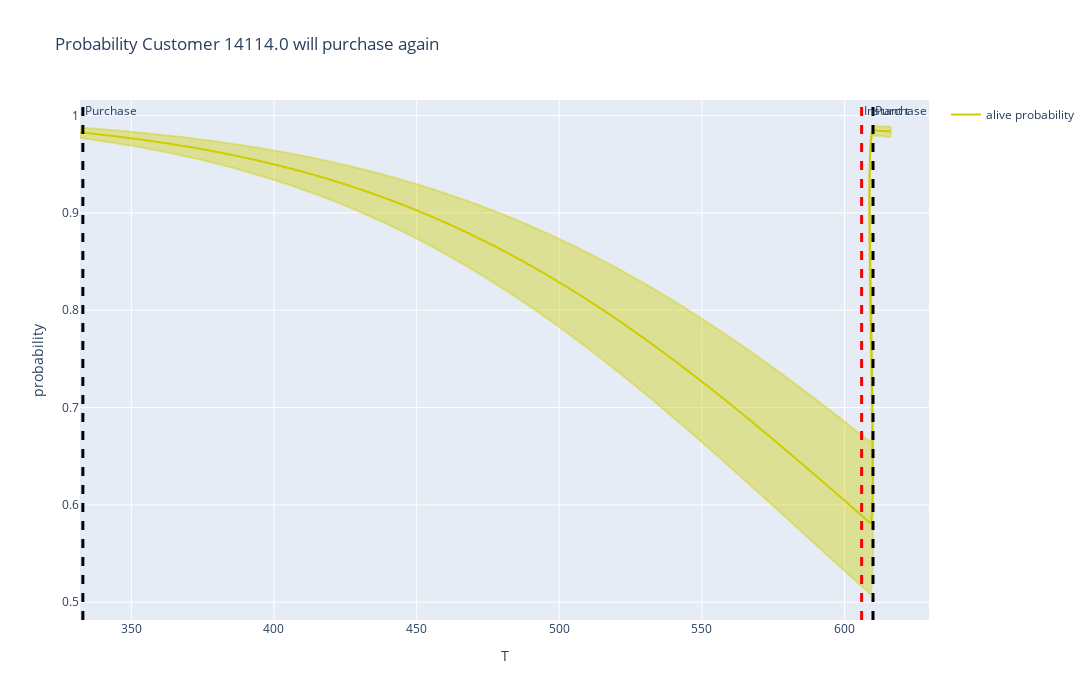

Here is the notebook cell this chart was saved with:
### Code cell
bgm.plot_probability_alive(
    customer_id,
    n_period,
    [1500, 700],
    T_future_transac
)

### Figure 1 — Plotly figure (JSON) as saved in the notebook; plotly's stock layout.template omitted (floating-point values rounded to 4 significant figures; data arrays with more than 128 entries replaced by an {"elided": "..."} marker saying what was removed)
{"data": [{"line": {"color": "rgb(205, 205, 0)", "shape": "spline"}, "name": "alive probability", "type": "scatter", "x": {"elided": "285 int values"}, "y": {"elided": "285 float values"}}, {"fill": "toself", "fillcolor": "rgba(205, 205, 0, 0.4)", "hoverinfo": "skip", "line": {"color": "rgba(205, 205, 0, 0.4)", "shape": "spline"}, "showlegend": false, "type": "scatter", "x": {"elided": "570 int values"}, "y": {"elided": "570 float values"}}], "layout": {"annotations": [{"showarrow": false, "text": "Instant t", "x": 606, "xanchor": "left", "xref": "x", "y": 1, "yanchor": "top", "yref": "y domain"}, {"showarrow": false, "text": "Purchase", "x": 333, "xanchor": "left", "xref": "x", "y": 1, "yanchor": "top", "yref": "y domain"}, {"showarrow": false, "text": "Purchase", "x": 610.0, "xanchor": "left", "xref": "x", "y": 1, "yanchor": "top", "yref": "y domain"}], "height": 700, "shapes": [{"line": {"color": "red", "dash": "dash", "width": 3}, "type": "line", "x0": 606, "x1": 606, "xref": "x", "y0": 0, "y1": 1, "yref": "y domain"}, {"line": {"color": "black", "dash": "dash", "width": 3}, "type": "line", "x0": 333, "x1": 333, "xref": "x", "y0": 0, "y1": 1, "yref": "y domain"}, {"line": {"color": "black", "dash": "dash", "width": 3}, "type": "line", "x0": 610.0, "x1": 610.0, "xref": "x", "y0": 0, "y1": 1, "yref": "y domain"}], "title": {"text": "Probability Customer 14114.0 will purchase again"}, "width": 1500, "xaxis": {"title": {"text": "T"}}, "yaxis": {"title": {"text": "probability"}}}}
